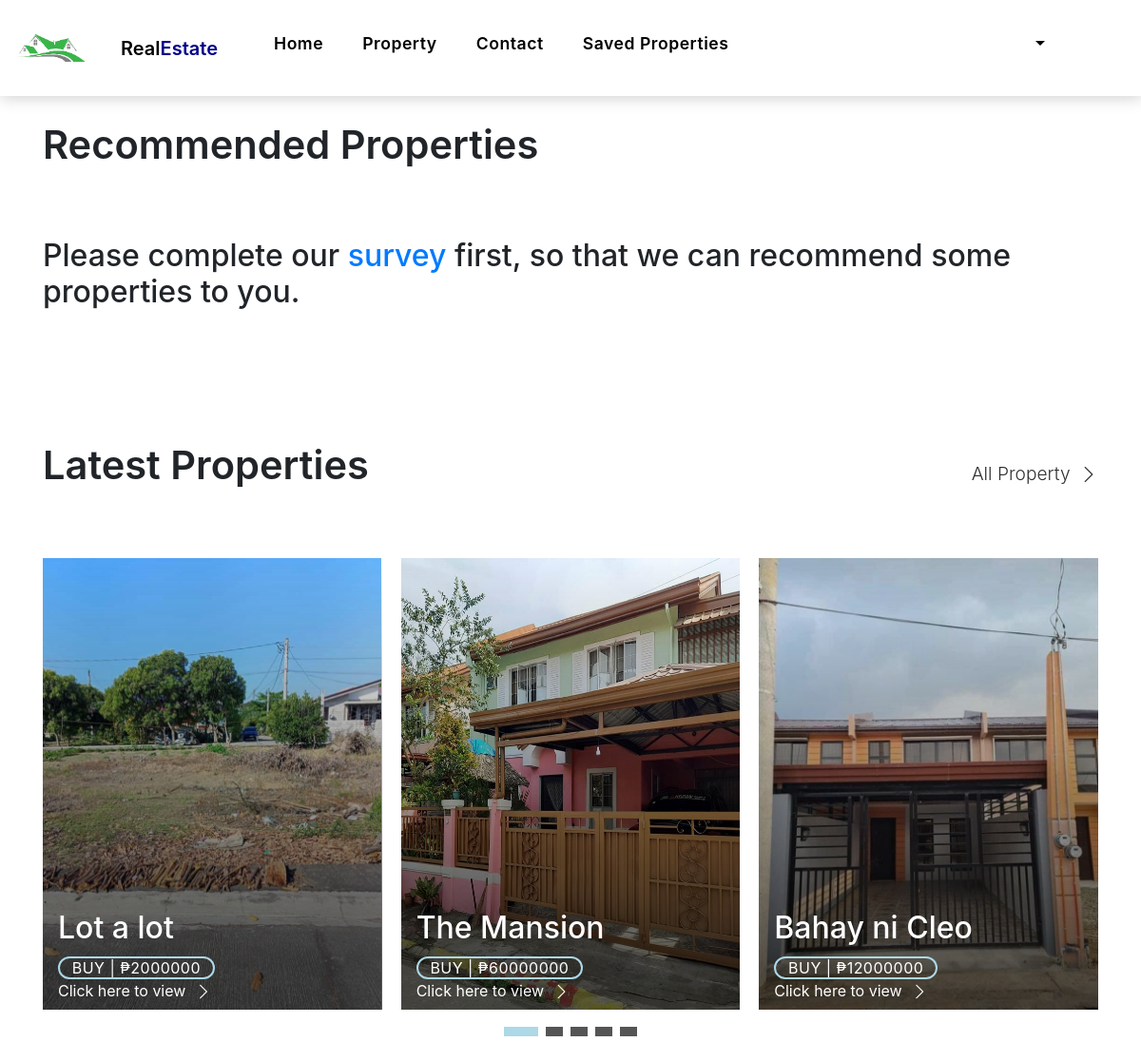
The app's page /Customer/main.php (signed in) with its own data.
### tables this page shows
CREATE TABLE `seller_property` (
  `id` varchar(150) NOT NULL,
  `title` varchar(150) NOT NULL,
  `more_info` text NOT NULL,
  `price` float NOT NULL,
  `sqm` float NOT NULL,
  `type` varchar(50) NOT NULL,
  `approved` varchar(5) NOT NULL,
  `status` varchar(10) NOT NULL,
  `seller_id` int(11) NOT NULL,
  `latitude` varchar(150) NOT NULL,
  `longitude` varchar(150) NOT NULL,
  `location` varchar(150) NOT NULL,
  `bedroom` int(11) NOT NULL,
  `garages` int(11) NOT NULL,
  `cr` int(11) NOT NULL,
  `image` text NOT NULL,
  `date` date NOT NULL,
  `floor_sqm` float NOT NULL
);

### Customer/main.php (the view, shortened to what this page needs)
<?php require_once 'header.php';
global $con;
$user = $_SESSION['ID'];
$userID = implode($user);
$sql = "SELECT * FROM `seller_property` WHERE approved = 'Yes' AND status = 'For Sale' ORDER BY date DESC Limit 5";
$result = $con->query($sql);
$query2 = "SELECT * FROM buyer_survey";
$result2 = mysqli_query($con,$query2);
$row2 = mysqli_fetch_all($result2, MYSQLI_ASSOC);
$customer_ids = array_column($row2, 'customer');
$query3 = "SELECT * FROM buyer_survey WHERE customer='$userID'";
$result3 = mysqli_query($con,$query3);
$row3 = mysqli_fetch_array($result3);
$type = $row3['type'];
$p_price = $row3['price'];
if($type == 'All'){
    $script = "SELECT * FROM `seller_property` WHERE approved = 'Yes' AND status = 'For Sale' AND price <= '$p_price' Limit 5";
    $out = $con->query($script);
}
else{
    $script = "SELECT * FROM `seller_property` WHERE approved = 'Yes' AND status = 'For Sale' AND price <= '$p_price' AND type='$type' Limit 5";
    $out = $con->query($script);
}
?>
<body>
    <main id="main">
        <section class="section-property section-t8">
            <div class="container">
                <div class="row">
                    <div class="col-md-12">
                        <div class="title-wrap d-flex justify-content-between">
                            <div class="title-box">
                                <h2 class="title-a">Recommended Properties</h2>
                            </div>
                        </div>
                    </div>
                </div>
                <?php
                if (in_array($userID, $customer_ids)) {
                ?>
                <div id="property-carousel" class="swiper">
                    <div class="swiper-wrapper">
                        <?php
                        if ($out->num_rows > 0) {
                        while ($rows1 = $out->fetch_assoc()) {
                        ?>
                        <div class="carousel-item-b swiper-slide">
                            <div class="card-box-a card-shadow">
                                <div class="img-box-a">
                                    <?php
                                    echo '<img src="../uploads/'.$rows1["image"].'" alt="" class="img-a img-fluid">';
                                  ?>
                                </div>
                                <div class="card-overlay">
                                    <div class="card-overlay-a-content">
                                        <div class="card-header-a">
                                            <h2 class="card-title-a">
                                                <?php
                                                echo '
                                                <a >
                                                '.$rows1["title"].'</a>';
                                              ?>
                                            </h2>
                                        </div>
                                        <div class="card-body-a">
                                            <div class="price-box d-flex">
                                                <?php
                                                echo '
                                                <span class="price-a"> BUY | ₱'.$rows1["price"].'</span>';
                                              ?>
                                            </div>
                                            <?php
                                            echo '<a href="property-single.php?id='.$rows1["id"].'" class="link-a">Click here
                                            to view
                                            <span class="bi bi-chevron-right"></span>
                                        </a>';
                                            ?>
                                        </div>
                                        <div class="card-footer-a">
                                            <ul class="card-info d-flex justify-content-around">
                                                <li>
                                                    <?php
                                                    echo '<h4 class="card-info-title">Area</h4>
                                                    <span>'.$rows1["sqm"].'
                                                        <sup>2</sup>
                                                    </span>';
                                                  ?>
                                                </li>
                                                <li>
                                                    <?php
                                                  echo '<h4 class="card-info-title">Beds</h4>
                                                  <span>'.$rows1["bedroom"].'</span>';
                                                  ?>
                                                </li>
                                                <li>
                                                    <?php
                                                  echo '<h4 class="card-info-title">Bath</h4>
                                                  <span>'.$rows1["cr"].'</span>';
                                                  ?>
                                                </li>
                                                <li>
                                                    <?php
                                                  echo '<h4 class="card-info-title">Garages</h4>
                                                  <span>'.$rows1["garages"].'</span>';
                                                  ?>
                                                </li>
                                            </ul>
                                        </div>
                                    </div>
                                </div>
                            </div>
                        </div>
                        <?php
                        }}
                        else{
                            if($type == 'All'){
                                $script2 = "SELECT * FROM `seller_property` WHERE approved = 'Yes' AND status = 'For Sale' Limit 10";
                                $out2 = $con->query($script2);
                            }
                            else{
                                $script2 = "SELECT * FROM `seller_property` WHERE approved = 'Yes' AND status = 'For Sale' AND type='$type' Limit 10";
                                $out2 = $con->query($script2);
                            }
                            while ($rows2 = $out2->fetch_assoc()) {
                                ?>
                        <div class="carousel-item-b swiper-slide">
                            <div class="card-box-a card-shadow">
                                <div class="img-box-a">
                                    <?php
                                            echo '<img src="../uploads/'.$rows2["image"].'" alt="" class="img-a img-fluid">';
                                          ?>
                                </div>
                                <div class="card-overlay">
                                    <div class="card-overlay-a-content">
                                        <div class="card-header-a">
                                            <h2 class="card-title-a">
                                                <?php
                                                        echo '
                                                        <a >
                                                        '.$rows2["title"].'</a>';
                                                      ?>
                                            </h2>
                                        </div>
                                        <div class="card-body-a">
                                            <div class="price-box d-flex">
                                                <?php
                                                        echo '
                                                        <span class="price-a"> BUY | ₱'.$rows2["price"].'</span>';
                                                      ?>
                                            </div>
                                            <?php
                                                    echo '<a href="property-single.php?id='.$rows2["id"].'" class="link-a">Click here
                                                    to view
                                                    <span class="bi bi-chevron-right"></span>
                                                </a>';
                                                    ?>
                                        </div>
                                        <div class="card-footer-a">
                                            <ul class="card-info d-flex justify-content-around">
                                                <li>
                                                    <?php
                                                            echo '<h4 class="card-info-title">Area</h4>
                                                            <span>'.$rows2["sqm"].'
                                                                <sup>2</sup>
                                                            </span>';
                                                          ?>
                                                </li>
                                                <li>
                                                    <?php
                                                          echo '<h4 class="card-info-title">Beds</h4>
                                                          <span>'.$rows2["bedroom"].'</span>';
                                                          ?>
                                                </li>
                                                <li>
                                                    <?php
                                                          echo '<h4 class="card-info-title">Bath</h4>
                                                          <span>'.$rows2["cr"].'</span>';
                                                          ?>
                                                </li>
                                                <li>
                                                    <?php
                                                          echo '<h4 class="card-info-title">Garages</h4>
                                                          <span>'.$rows2["garages"].'</span>';
                                                          ?>
                                                </li>
                                            </ul>
                                        </div>
                                    </div>
                                </div>
                            </div>
                        </div>
                        <?php
                                }
                        }
                }
                else{
                    echo '<h2>Please complete our <a href="survey.php">survey</a> first, so that we can recommend some properties to you. </h2>';
                }
            ?>
                    </div>
        </section>
        <section class="section-property section-t8">
            <div class="container">
                <div class="row">
                    <div class="col-md-12">
                        <div class="title-wrap d-flex justify-content-between">
                            <div class="title-box">
                                <h2 class="title-a">Latest Properties</h2>
                            </div>
                            <div class="title-link">
                                <a href="property-grid.php">All Property
                                    <span class="bi bi-chevron-right"></span>
                                </a>
                            </div>
                        </div>
                    </div>
                </div>
                <div id="property-carousel" class="swiper">
                    <div class="swiper-wrapper">
                        <?php
                        if ($result->num_rows > 0) {
                        while ($row = $result->fetch_assoc()) {
                        ?>
                        <div class="carousel-item-b swiper-slide">
                            <div class="card-box-a card-shadow">
                                <div class="img-box-a">
                                    <?php
                                    echo '<img src="../uploads/'.$row["image"].'" alt="" class="img-a img-fluid">';
                                  ?>
                                </div>
                                <div class="card-overlay">
                                    <div class="card-overlay-a-content">
                                        <div class="card-header-a">
                                            <h2 class="card-title-a">
                                                <?php
                                                echo '
                                                <a >
                                                '.$row["title"].'</a>';
                                              ?>
                                            </h2>
                                        </div>
                                        <div class="card-body-a">
                                            <div class="price-box d-flex">
                                                <?php
                                                echo '
                                                <span class="price-a"> BUY | ₱'.$row["price"].'</span>';
                                              ?>
                                            </div>
                                            <?php
                                            echo '<a href="property-single.php?id='.$row["id"].'" class="link-a">Click here
                                            to view
                                            <span class="bi bi-chevron-right"></span>
                                        </a>';
                                            ?>
                                        </div>
                                    </div>
                                </div>
                            </div>
                        </div>
                        <?php
                        }}
                        ?>
                    </div>
                    <div class="propery-carousel-pagination carousel-pagination"></div>
                </div>
            </div>
        </section>
    </main>
    </html>
    <?php include 'footer.php'; ?>

### records on screen
seller_property: image (picture), title "Lot a lot", price "2000000"
seller_property: image (picture), title "The Mansion", price "60000000"
seller_property: image (picture), title "Bahay ni Cleo", price "12000000"
